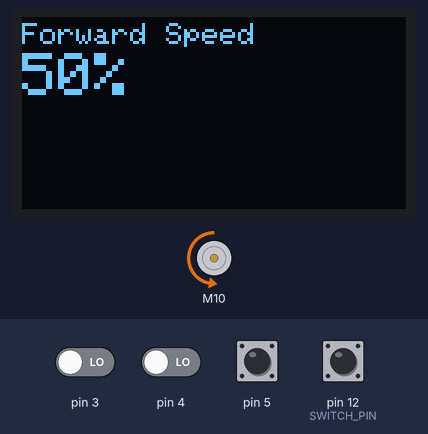
A sketch run on a simulated Arduino Uno, built with avr-gcc and run on an emulated ATmega328P. On the bench: 128×64 one-colour display, DC motor (green arrow = forward, orange = backward, longer = faster). The test bench sets the inputs (shaded band); at power-on: pin 5, pin 12 (SWITCH_PIN) HIGH, pin 3, pin 4 LOW. What the sketch prints to the serial monitor is not drawn.

Above: at 1.2 s.
1.3 s: pin 5 pulled LOW for 0.15 s
At 3.5 s:
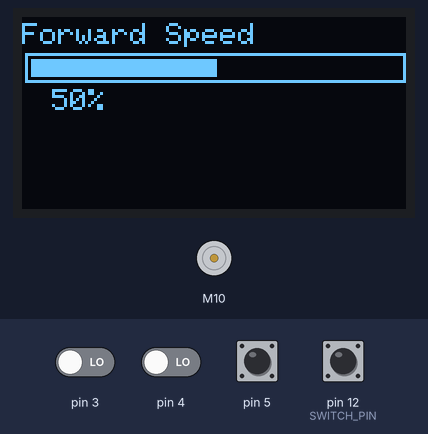
4.4 s: pin 3 driven HIGH
At 5.7 s:
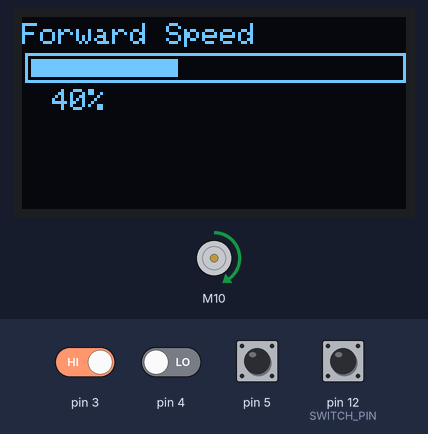
7.4 s: pin 5 pulled LOW for 1 s
At 8.1 s:
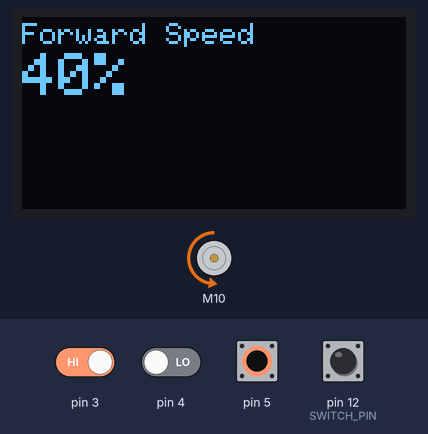
11.4 s: pin 3 driven LOW
At 13.5 s:
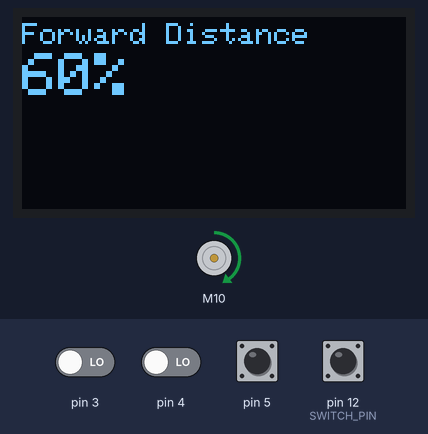
14.4 s: pin 5 pulled LOW for 0.15 s
At 15.6 s:
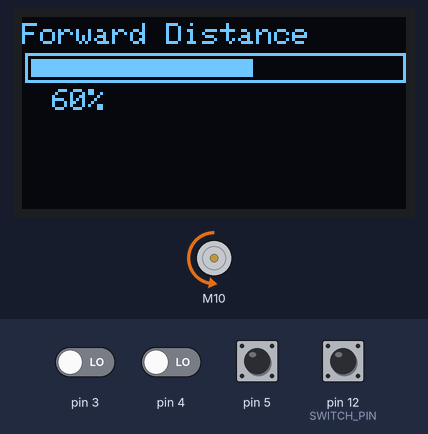
17.5 s: pin 5 pulsed LOW 5 times (0.12 s each, 0.3 s apart)
At 22.1 s:
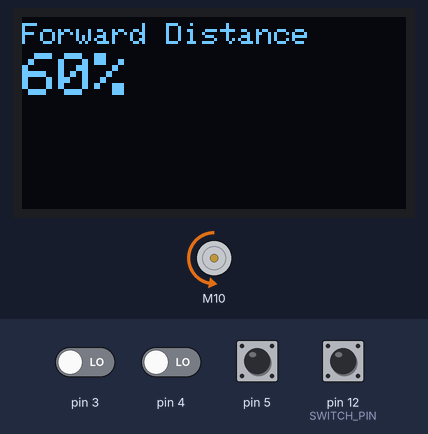
Timing chart, 0 to 23.0 s (numbered marks = the images above; inputs shaded):
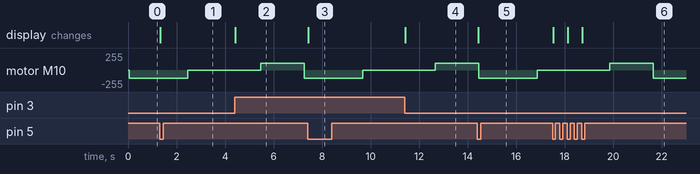

The sketch:

cheap-ventilator.ino
```cpp
#include "BTS7960.h"
#include "./MotorController.h"
#include "./Encoder.h"
#include "./MenuItem.h"

#include <Wire.h>
#include <Adafruit_GFX.h>
#include <Adafruit_SSD1306.h>

#define L_EN 8
#define R_EN 9
#define L_PWM 10
#define R_PWM 11
#define SWITCH_PIN 12

using namespace CheapVentilator;


// =============================================
//                      MENU
// =============================================

void drawBar(Adafruit_SSD1306 &display, int VALUE, int yPos, int barHeight=10, int displayWidth=128)
{
  int fillWidth = (int)(((float) (displayWidth-4) / 100.0f) * VALUE);

  display.drawRect(1, yPos, displayWidth - 1, barHeight, WHITE);
  display.fillRect(3, yPos + 2, constrain(fillWidth, 0, displayWidth-4), barHeight-4, WHITE);
}

void drawItem(Adafruit_SSD1306 &display, MenuRenderItem item)
{
  display.clearDisplay();

  display.setTextSize(1);
  display.setCursor(0, 2);
  display.print(item.title);

  if (item.type == TEXT)
  {
    display.setTextSize(1);
    display.setCursor(0, 12);
    display.print(item.amountLabel);

    display.display();
    return;
  }

  if (!item.editing)
  {
    display.setTextSize(2);
    display.setCursor(0, 12);
    display.print(item.amountLabel);

    display.display();
    return;
  }

  int barHeight = 10;
  int barWidth = (item.amount * 100) / item.maxVal;
  drawBar(display, barWidth, 12, barHeight);

  display.setTextSize(1);
  display.setCursor(10, 14 + barHeight);
  display.print(item.amountLabel);

  display.display();
}

MenuItem menu("");
BTS7960 dcMotorController(L_EN, R_EN, L_PWM, R_PWM);
Encoder encoder(3,4,5);

Adafruit_SSD1306 display = Adafruit_SSD1306();

MotorController cvMotorController(SWITCH_PIN);
void setup()
{
  Serial.begin(9600);

  // display
  Wire.begin();
  display.begin(SSD1306_SWITCHCAPVCC, 0x3C); //INICIALIZA O DISPLAY COM ENDEREÇO I2C 0x3C
  display.setTextColor(WHITE);
  display.setTextSize(1);
  display.setTextWrap(true);
  display.clearDisplay();

  // SPEED
  MenuItem* speedItem = new MenuItem("Forward Speed", 10, 100, 50, VALUE, 10, "", "%");
  speedItem->onChangeAmount([](float amount) { cvMotorController.setSpeed(amount * 2.5f); });
  menu.addItem(speedItem);

  // FORWARD DISTANCE
  MenuItem* forwardItem = new MenuItem("Forward Distance", 0, 100, 60, VALUE, 10, "", "%");
  forwardItem->onChangeAmount([](float amount) { cvMotorController.setForward(amount * 9); });
  menu.addItem(forwardItem);

  // IDLE TIME
  MenuItem* idleTimeItem = new MenuItem("Idle Time", 0, 8, 3, VALUE, 1, "", " sec");
  idleTimeItem->onChangeAmount([](float amount) { cvMotorController.setIdleTime(amount * 1000); });
  menu.addItem(idleTimeItem);

  // ABOUT
  MenuItem* aboutItem = new MenuItem("Created by:", "Bruno Morceli\r\npirofagista@gmail.com");
  menu.addItem(aboutItem);

  drawItem(display, menu.getSelectedItem()->getRender());

  cvMotorController.onChangeState([](ECVState state) {
    Serial.println(cvMotorController.getStateName());
  });

  cvMotorController.onStop([]() {
    dcMotorController.Stop();
  });

  cvMotorController.onMove([](unsigned short speed, boolean clockwise) {
    dcMotorController.Enable();
    if (clockwise)
      dcMotorController.TurnRight(speed);
     else
     dcMotorController.TurnLeft(speed);
  });

  cvMotorController.begin();


  encoder.onNext([]() {
    if (menu.getEditing())
      menu.getSelectedItem()->increase();
    else
      menu.selectNextItem();

    drawItem(display, menu.getSelectedItem()->getRender());
  });

  encoder.onPreview([]() {
    if (menu.getEditing())
      menu.getSelectedItem()->decrease();
    else
      menu.selectPreviewItem();

    drawItem(display, menu.getSelectedItem()->getRender());
  });

  encoder.onClick([]() {
    menu.toggleEditing();
    drawItem(display, menu.getSelectedItem()->getRender());
  });
}

void loop()
{
  encoder.update();
  cvMotorController.update();
}
```

Encoder.cpp
```cpp
#include "Encoder.h"

namespace CheapVentilator
{
  Encoder::Encoder(const unsigned short outputA, const unsigned short outputB, const unsigned short switchOutput)
  {
    this->outputA = outputA;
    this->outputB = outputB;
    this->switchOutput = switchOutput;

    this->delayTime = 200;
    this->nextActionTime = 0;

    this->onNextHandler = NULL;
    this->onPreviewHandler = NULL;
    this->onClickHandler = NULL;

    pinMode (this->outputA, INPUT);
    pinMode (this->outputB,  INPUT);
    pinMode (this->switchOutput, INPUT_PULLUP);

    this->aLastState = digitalRead(outputA);
  }

  Encoder::~Encoder() {}

  void Encoder::setNextAction(unsigned long time)
  {
    nextActionTime = millis() + time;
  }

  void Encoder::triggerOnNextEvent()
  {
    setNextAction(delayTime);
    if (onNextHandler != NULL)
      onNextHandler();
  }

  void Encoder::triggerOnPreview()
  {
    setNextAction(delayTime);
    if (onPreviewHandler != NULL)
      onPreviewHandler();
  }

  void Encoder::triggerOnClick()
  {
    setNextAction(500);
    if (onClickHandler != NULL)
      onClickHandler();
  }

  void Encoder::update()
  {
    aState = digitalRead(outputA);
    unsigned long now = millis();

    if (now < nextActionTime)
    {
      aLastState = aState;
      return;
    }

    if (switchOutput > 0 && digitalRead(switchOutput) == LOW)
    {
      if (!switchLastState)
        triggerOnClick();

      switchLastState = true;
    }
    else
      switchLastState = false;

    if (aState != aLastState)
    {
      if (digitalRead(outputB) != aState)
        triggerOnPreview();
      else
        triggerOnNextEvent();
    }

    aLastState = aState;
  }
}
```

Encoder.h
```cpp
#pragma once

#include "arduino.h"

#ifndef CV_ENCODER_H
#define CV_ENCODER_H

namespace CheapVentilator
{
	typedef void(*EncoderNextHandler)(void);
  typedef void(*EncoderPreviewHandler)(void);
	typedef void(*EncoderClickHandler)(void);

	class Encoder
	{
    unsigned short outputA;
    unsigned short outputB;
    unsigned short switchOutput;

    unsigned int aState;
    unsigned int aLastState;
    boolean switchState;
    boolean switchLastState;

    unsigned long delayTime;
    unsigned long nextActionTime;

    EncoderNextHandler onNextHandler;
    EncoderPreviewHandler onPreviewHandler;
    EncoderClickHandler onClickHandler;

    void setNextAction(unsigned long time);
    void triggerOnNextEvent();
    void triggerOnPreview();
    void triggerOnClick();

	public:
		Encoder(
      const unsigned short outputA,
      const unsigned short outputB,
      const unsigned short switchOutput=0
    );

    ~Encoder(void);

    void onNext(EncoderNextHandler handler) { onNextHandler = handler; };
    void onPreview(EncoderPreviewHandler handler) { onPreviewHandler = handler; }
    void onClick(EncoderClickHandler handler) { onClickHandler = handler; };

    void setDelay(unsigned long time) { this->delayTime = time; }

    void update();
	};
}

#endif
```

Menu.cpp
```cpp
/*#include "Menu.h"

namespace CheapVentilator
{
  Menu::Menu(eMenuLanguage language)
  {
    selectedLang = language;
    selectedItem = 0;
    editing = false;


    // SPEED
    // How fast the arm would forward.
    items[0] = MenuItem{};
    items[0].status = MIS_SPEED;
    items[0].type = SELECT;
    items[0].label[0] = "Speed";
    items[0].label[1] = "Velocidade";
    items[0].label[2] = "Velocidad";

    items[0].options[0] = MenuOption{"10%", 10};
    items[0].options[1] = MenuOption{"20%", 20};
    items[0].options[2] = MenuOption{"30%", 30};
    items[0].options[3] = MenuOption{"40%", 40};
    items[0].options[4] = MenuOption{"50%", 50};
    items[0].options[5] = MenuOption{"60%", 60};
    items[0].options[6] = MenuOption{"70%", 70};
    items[0].options[7] = MenuOption{"80%", 80};
    items[0].options[8] = MenuOption{"90%", 90};
    items[0].options[9] = MenuOption{"100%", 100};
    items[0].optionCount = 10;
    items[0].selectedOption = 4;
    items[0].defaultOption = 4;

    // ARM PRESSURE
    // How far the arm would forward
    items[1] = MenuItem {
      MIS_FORWARD,
      SELECT,
      {
        "Arm Pressure",
        "Pressao do Braco",
        "Presion del Brazo"
      },
      {
        {"10%", 10},
        {"20%", 20},
        {"30%", 30},
        {"40%", 40},
        {"50%", 50},
        {"60%", 60},
        {"70%", 70},
        {"80%", 80},
        {"90%", 90},
        {"100%", 100}
      },
      10,
      6,
      6
    };

    // IDLE TIME
    // How much time that the ventilator would wait until a new pumping.
    items[2] = MenuItem {
      MIS_IDLE_TIME,
      SELECT,
      new String[3] {
        "Waiting Time",
        "Tempo de Espera",
        "Tiempo de Espera"
      },
      new MenuOption[8] {
        {"1s", 1},
        {"2s", 2},
        {"3s", 3},
        {"4s", 4},
        {"5s", 5},
        {"6s", 6},
        {"7s", 7},
        {"8s", 8}
      },
      8,
      2,
      2
    };

    // LANGUAGE
    items[3] = MenuItem {
      MIS_LANGUAGE,
      SELECT,
      new String[3] {
        "Language",
        "Idioma",
        "Idioma"
      },
      new MenuOption[3] {
        MenuOption{"English", 0},
        MenuOption{"Portugues", 1},
        MenuOption{"Espanol", 2}
      },
      3,
      selectedLang,
      0
    };

    // RESET
    items[4] = MenuItem {
      MIS_RESET,
      CONFIRM,
      new String[3] {
        "Reset Settings",
        "Redefinir Conf. Padroes",
        "Reiniciar Ajustes"
      },
      new MenuOption[2] {
        MenuOption{"No", 0},
        MenuOption{"Yes", 1}
      },
      2,
      0,
      0
    };

    // ABOUT
    items[5] = MenuItem {
      MIS_NONE,
      TEXT,
      new String[3] {
        "About",
        "Sobre",
        "Acerca de"
      },
      new MenuOption[1] {
        MenuOption{"Created by Bruno Morceli (pirofagista@gmail.com)", 0}
      },
      1,
      0,
      0
    };
  }

  Menu::~Menu() {}

  void Menu::emitOnChange()
  {
    if (changeHandler != NULL)
      changeHandler(getCurrentItem());
  }

  void Menu::nextOption()
  {
    MenuItem item = items[selectedItem];
    items[selectedItem].selectedOption = min(item.selectedOption++, item.optionCount - 1);
  }

  void Menu::previewOption()
  {
    MenuItem item = items[selectedItem];
    items[selectedItem].selectedOption = max(item.selectedOption--, 0);
  }

  void Menu::nextItem()
  {
    selectedItem = min(selectedItem++, MENU_MAX_ITEMS-1);
  }

  void Menu::previewItem()
  {
    selectedItem = max(selectedItem--, 0);
  }


  void Menu::next()
  {
    if (editing)
      nextOption();
    else
      nextItem();

    emitOnChange();
  }

  void Menu::preview()
  {
    if (editing)
      previewOption();
    else
      previewItem();

    emitOnChange();
  }

  MenuItemRender Menu::getCurrentItem()
  {
    MenuItem item = items[selectedItem];

    MenuItemRender result {
      item.status,
      item.type,
      item.getPosition(),
      editing,
      item.label[selectedLang],
      item.options[0].label,
      item.options[0].value,
      item.getProgress()
    };

    return result;
  }
}*/
```

MenuItem.cpp
```cpp
#include "MenuItem.h"

namespace CheapVentilator
{
  MenuItem::MenuItem(String title)
  {
    this->parent = NULL;
    this->title = title;
    this->text = String("");
    this->type = ROOT;

    this->minVal = 0;
    this->maxVal = 0;
    this->amount = 0;
    this->amountStep = 0;
    this->prefix = String("");
    this->suffix = String("");
    this->selected = false;
    this->editing = false;
  }

  MenuItem::MenuItem(String title, String text)
  {
    this->parent = NULL;
    this->title = title;
    this->text = text;
    this->type = TEXT;

    this->minVal = 0;
    this->maxVal = 0;
    this->amount = 0;
    this->prefix = String("");
    this->suffix = String("");
    this->amountStep = 0;
    this->selected = false;
    this->editing = false;
  }

  MenuItem::MenuItem(
    String title,
    const float minVal,
    const float maxVal,
    const float amount,
    const eMenuItemType type,
    const float amountStep,
    String prefix,
    String suffix
  )
  {
    this->parent = NULL;
    this->title = title;
    this->text = String("");
    this->type = type;

    this->minVal = minVal;
    this->maxVal = maxVal;
    this->amount = constrain(amount, minVal, maxVal);
    this->prefix = String(prefix);
    this->suffix = String(suffix);
    this->amountStep = amountStep;
    this->selected = false;
    this->editing = false;
  }

  MenuItem::~MenuItem(void) {}

  void MenuItem::emitChangeAmount()
  {
    if (changeAmountHandler != NULL)
      changeAmountHandler(amount);
  }

  String  MenuItem::getAmountLabel()
  {
    String result = "";

    switch (type)
    {
    case RANGE:
      result += prefix;
      result += String((int)amount);
      result += "/";
      result += String((int)maxVal);
      result += suffix;
      break;
    case VALUE:
      result += prefix;
      result += (int)amount;
      result += suffix;
    default:
      result += text;
      break;
    }

    return result;
  }

  void MenuItem::addItem(MenuItem* item)
  {
    if (type != ROOT)
      return;

    item->setParent(this);
    item->setSelected(items.size() == 0);

    items.push_back(item);
  }

  float MenuItem::increase(const float val)
  {
    amount = min(amount + val, maxVal);
    emitChangeAmount();
    return amount;
  }
  float MenuItem::decrease(const float val)
  {
    amount = max(amount - val, minVal);
    emitChangeAmount();
    return amount;
  }

  void MenuItem::selectNextItem()
  {
    selectedItem = min(selectedItem++, items.size()-1);
    for (int i = 0; i < items.size(); i++)
    {
      items[i]->setSelected(i == selectedItem);
      editing = false;
    }
  }

  void MenuItem::selectPreviewItem()
  {
    selectedItem = max(selectedItem--, 0);
    for (int i = 0; i < items.size(); i++)
    {
      items[i]->setSelected(i == selectedItem);
      editing = false;
    }
  }

  MenuRenderItem MenuItem::getRender()
  {
    MenuRenderItem result
    {
      this->type,
      this->title,
      this->minVal,
      this->maxVal,
      this->amount,
      this->amountStep,
      this->getAmountLabel(),
      this->selected,
      this->parent != NULL && this->parent->getEditing()
    };

    return result;
  }

  void MenuItem::getRenderItems(Vector<MenuRenderItem> &result)
  {
    for (int i = 0; i < items.size(); i++)
      result.push_back(items[i]->getRender());
  }
}
```

MenuItem.h
```cpp
#pragma once

#include <arduino.h>
#include <Vector.h>

#ifndef CV_MENU_ITEM_H
#define CV_MENU_ITEM_H

namespace CheapVentilator
{
  enum eMenuItemType
  {
    ROOT,
    RANGE,
    VALUE,
    TEXT
  };

  struct MenuRenderItem {
    eMenuItemType type;
    String title;
    float minVal;
    float maxVal;
    float amount;
    float amountStep;
    String amountLabel;
    boolean selected;
    boolean editing;
  };

  typedef void(*MenuChangeAmountHandler)(float);

	class MenuItem
	{
    MenuItem* parent;
    eMenuItemType type;

    String title;
    String text;
    float minVal;
    float maxVal;
    float amount;
    float amountStep;
    String suffix;
    String prefix;

    Vector<MenuItem*> items;
    unsigned short selectedItem;
    boolean selected;
    boolean editing;

    MenuChangeAmountHandler changeAmountHandler;

    void emitChangeAmount();

	public:
		MenuItem(String title);
		MenuItem(String title, String text);

    MenuItem(
      String title,
      const float minVal,
      const float maxVal,
      const float amount,
      const eMenuItemType type=VALUE,
      const float amountStep=1,
      const String prefix="",
      const String suffix=""
    );

    ~MenuItem();

    MenuItem* getParent() { return parent; }
    void setParent(MenuItem* parent) { this->parent = parent; }
    eMenuItemType getType() { return type; }
    String getTitle() { return title; }
    float getMin() { return minVal; }
    float getMax() { return maxVal; }
    float getAmount() { return amount; }
    float getAmountStep() { return amountStep; }
    String getAmountLabel();
    unsigned short getItemCount() { return items.size(); }

    bool getEditing() { return editing; }
    void setEditing(bool stat) { this->editing = stat; }
    void toggleEditing() { setEditing(!editing); }

    bool getSelected() { return selected; }
    void setSelected(bool stat) { this->selected = stat; }
    void toggleSelected() { setSelected(!selected); }

    void addItem(MenuItem* item);

    float increase(const float val);
    float increase() { return increase(amountStep); }
    float decrease(const float val);
    float decrease() { return decrease(amountStep); }

    void selectNextItem();
    void selectPreviewItem();
    MenuItem* getSelectedItem() { return items[selectedItem]; }

    MenuRenderItem getRender();
    void getRenderItems(Vector<MenuRenderItem> &result);

    void onChangeAmount(MenuChangeAmountHandler handler) { changeAmountHandler = handler; }
	};
}

#endif
```

Source omitted: MotorController.cpp (2927 bytes), MotorController.h (2527 bytes)

Measured:
- after the input at 1.3 s, the display: changes at once (image 1)
- after the input at 4.4 s, the display: changes at once (image 2)
- after the input at 7.4 s, the display: changes at once (image 3)
- after the input at 11.4 s, the display: changes at once (image 4)
- after the input at 14.4 s, the display: changes at once (image 5)
- after the input at 17.5 s, the display: changes at once (image 6)
